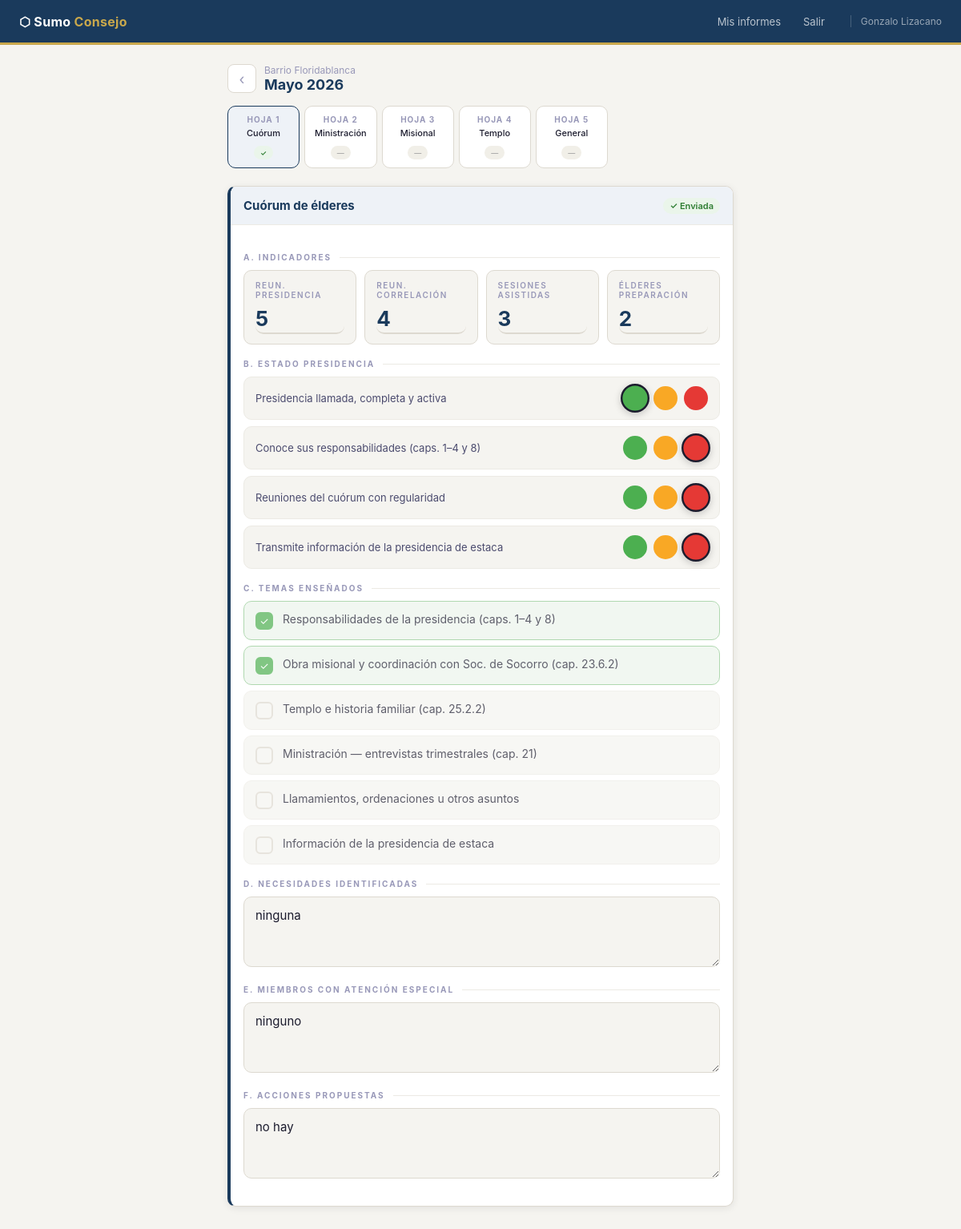
/informe/2026/5 (signed in), run on the app's committed database.
### tables this page shows
CREATE TABLE unidad (
            id INTEGER PRIMARY KEY AUTOINCREMENT,
            nombre TEXT NOT NULL,
            tipo TEXT DEFAULT 'barrio',
            activo INTEGER DEFAULT 1
        );

CREATE TABLE hoja_cuorum (
            id INTEGER PRIMARY KEY AUTOINCREMENT,
            informe_id INTEGER UNIQUE NOT NULL,
            estado TEXT DEFAULT 'borrador',
            fecha_envio TEXT,
            reuniones_presidencia INTEGER DEFAULT 0,
            reuniones_correlacion INTEGER DEFAULT 0,
            sesiones_asistidas INTEGER DEFAULT 0,
            elderes_preparacion INTEGER DEFAULT 0,
            est_presidencia_completa TEXT DEFAULT 'proceso',
            est_conoce_responsabilidades TEXT DEFAULT 'proceso',
            est_reuniones_regulares TEXT DEFAULT 'proceso',
            est_transmite_informacion TEXT DEFAULT 'proceso',
            temas_ensenados TEXT DEFAULT '[]',
            necesidades TEXT,
            miembros_atencion TEXT,
            acciones_propuestas TEXT, observacion_presidencia TEXT, aprobado_por TEXT, fecha_aprobacion TEXT,
            FOREIGN KEY(informe_id) REFERENCES informe(id)
        );

### app/app.py (the view)
@app.route('/informe/<int:anio>/<int:mes>')
@login_required
def ver_informe(anio, mes):
    asig = get_asignacion(session['user_id'])
    if not asig:
        flash('No tienes una unidad asignada.', 'error')
        return redirect(url_for('dashboard'))
    inf   = get_or_create_informe(asig['id'], anio, mes)
    hojas = get_todas_hojas(inf['id'])
    return render_template('informe.html', inf=inf, asig=asig, hojas=hojas,
                           anio=anio, mes=mes, meses=MESES, hojas_info=HOJAS_INFO)

### app/app.py (called while the page is built)
@app.context_processor
def inject_globals():
    return {'now': datetime.now(), 'meses': MESES}

def get_db():
    conn = sqlite3.connect(DB_PATH)
    conn.row_factory = sqlite3.Row
    conn.execute("PRAGMA journal_mode=WAL")
    return conn

def login_required(f):
    @wraps(f)
    def decorated(*args, **kwargs):
        if 'user_id' not in session:
            return redirect(url_for('login'))
        return f(*args, **kwargs)
    return decorated

def get_asignacion(usuario_id):
    with get_db() as db:
        return db.execute("""
            SELECT a.*, u.nombre as unidad_nombre
            FROM asignacion_asesor a JOIN unidad u ON u.id=a.unidad_id
            WHERE a.usuario_id=? AND a.fecha_fin IS NULL
        """, (usuario_id,)).fetchone()

def get_or_create_informe(asignacion_id, anio, mes):
    with get_db() as db:
        inf = db.execute("SELECT * FROM informe WHERE asignacion_id=? AND periodo_anio=? AND periodo_mes=?",
            (asignacion_id, anio, mes)).fetchone()
        if not inf:
            db.execute("INSERT INTO informe (asignacion_id, periodo_anio, periodo_mes) VALUES (?,?,?)",
                (asignacion_id, anio, mes))
            db.commit()
            inf = db.execute("SELECT * FROM informe WHERE asignacion_id=? AND periodo_anio=? AND periodo_mes=?",
                (asignacion_id, anio, mes)).fetchone()
        return inf

def get_hoja(tabla, informe_id):
    with get_db() as db:
        return db.execute(f"SELECT * FROM {tabla} WHERE informe_id=?", (informe_id,)).fetchone()

def get_todas_hojas(informe_id):
    return {
        'cuorum':       get_hoja('hoja_cuorum',       informe_id),
        'ministracion': get_hoja('hoja_ministracion',  informe_id),
        'misional':     get_hoja('hoja_misional',      informe_id),
        'templo':       get_hoja('hoja_templo',        informe_id),
        'general':      get_hoja('hoja_general',       informe_id),
    }

### app/templates/informe.html (shortened to what this page needs)
{% extends "base.html" %}
{% block content %}
<div style="display:flex;align-items:center;gap:10px;margin-bottom:16px">
  <a href="{{ url_for('dashboard') }}" style="width:36px;height:36px;border-radius:8px;background:var(--white);border:1px solid var(--border);display:flex;align-items:center;justify-content:center;color:var(--text-muted);font-size:18px;flex-shrink:0;text-decoration:none">‹</a>
  <div>
    <div style="font-size:12px;color:var(--text-muted)">{{ asig.unidad_nombre }}</div>
    <div style="font-size:18px;font-weight:700;color:var(--navy)">{{ meses[mes] }} {{ anio }}</div>
  </div>
</div>
{% set hojas_list = [
  ('cuorum',       hojas.cuorum,       'navy',   '1', 'Cuórum'),
  ('ministracion', hojas.ministracion, 'olive',  '2', 'Ministración'),
  ('misional',     hojas.misional,     'rust',   '3', 'Misional'),
  ('templo',       hojas.templo,       'amber',  '4', 'Templo'),
  ('general',      hojas.general,      'purple', '5', 'General'),
] %}
<div class="hojas-strip">
  {% for key, hoja, color, num, nombre in hojas_list %}
  <div class="hoja-pill {% if loop.first %}active{% endif %}" data-key="{{ key }}" onclick="showHoja('{{ key }}')">
    <div class="pill-num">Hoja {{ num }}</div>
    <div class="pill-name">{{ nombre }}</div>
    <div class="pill-badge">
      {% if not hoja %}<span class="badge badge-none" style="font-size:9px">—</span>
      {% elif hoja.estado == 'aprobado' %}<span class="badge" style="background:#EAF5EA;color:#2E7D32;font-size:9px">✅</span>
      {% elif hoja.estado == 'devuelto' %}<span class="badge" style="background:#FFF8E1;color:#E65100;font-size:9px">↩</span>
      {% elif hoja.estado == 'enviado' %}<span class="badge badge-ok" style="font-size:9px">✓</span>
      {% elif hoja.estado == 'revisado' %}<span class="badge badge-rev" style="font-size:9px">Rev</span>
      {% else %}<span class="badge badge-draft" style="font-size:9px">Bor</span>{% endif %}
    </div>
  </div>
  {% endfor %}
</div>
{% macro sema(name, label, val, ro) %}
<div class="sema-row">
  <span class="sema-label">{{ label }}</span>
  <div class="sema-btns">
    <button type="button" class="sema-btn {% if val=='bien' %}selected{% endif %}" data-v="bien" onclick="selectSema(this,'{{name}}')" {% if ro %}disabled{% endif %}></button>
    <button type="button" class="sema-btn {% if val=='proceso' %}selected{% endif %}" data-v="proceso" onclick="selectSema(this,'{{name}}')" {% if ro %}disabled{% endif %}></button>
    <button type="button" class="sema-btn {% if val=='atencion' %}selected{% endif %}" data-v="atencion" onclick="selectSema(this,'{{name}}')" {% if ro %}disabled{% endif %}></button>
  </div>
</div>
{% endmacro %}
{% macro check(name, val, txt, checked, ro) %}
<label class="check-item {% if checked %}checked{% endif %}" onclick="toggleCheck(this)" {% if ro %}style="pointer-events:none;opacity:.7"{% endif %}>
  <div class="cbox">✓</div><span class="check-text">{{ txt }}</span>
</label>
{% endmacro %}
<div id="hoja-cuorum" class="hoja-pane active-pane">
{% set h = hojas.cuorum %}{% set ro = h and h.estado in ['revisado','aprobado','enviado'] %}
<div class="card accent-navy">
  <div class="card-header" style="background:var(--navy-lt)">
    <strong style="color:var(--navy)">Cuórum de élderes</strong>
    <span style="margin-left:auto">
      {% if h and h.estado=='enviado' %}<span class="badge badge-ok">✓ Enviada</span>
      {% elif h and h.estado=='revisado' %}<span class="badge badge-rev">Revisada</span>
      {% elif h %}<span class="badge badge-draft">Borrador</span>
      {% else %}<span class="badge badge-none">Sin iniciar</span>{% endif %}
    </span>
  </div>
  <div class="card-body">
  <form method="POST" action="{{ url_for('guardar_hoja', anio=anio, mes=mes, hoja_key='cuorum') }}">
    <div class="div-label">A. Indicadores</div>
    <div class="metrics">
      <div class="metric"><label>Reun. presidencia</label><input type="number" name="reuniones_presidencia" min="0" value="{{ h.reuniones_presidencia if h else 0 }}" {% if ro %}disabled{% endif %} inputmode="numeric"></div>
      <div class="metric"><label>Reun. correlación</label><input type="number" name="reuniones_correlacion" min="0" value="{{ h.reuniones_correlacion if h else 0 }}" {% if ro %}disabled{% endif %} inputmode="numeric"></div>
      <div class="metric"><label>Sesiones asistidas</label><input type="number" name="sesiones_asistidas" min="0" value="{{ h.sesiones_asistidas if h else 0 }}" {% if ro %}disabled{% endif %} inputmode="numeric"></div>
      <div class="metric"><label>Élderes preparación</label><input type="number" name="elderes_preparacion" min="0" value="{{ h.elderes_preparacion if h else 0 }}" {% if ro %}disabled{% endif %} inputmode="numeric"></div>
    </div>
    <div class="div-label">B. Estado presidencia</div>
    {{ sema('est_presidencia_completa','Presidencia llamada, completa y activa', h.est_presidencia_completa if h else 'proceso', ro) }}
    {{ sema('est_conoce_responsabilidades','Conoce sus responsabilidades (caps. 1–4 y 8)', h.est_conoce_responsabilidades if h else 'proceso', ro) }}
    {{ sema('est_reuniones_regulares','Reuniones del cuórum con regularidad', h.est_reuniones_regulares if h else 'proceso', ro) }}
    {{ sema('est_transmite_informacion','Transmite información de la presidencia de estaca', h.est_transmite_informacion if h else 'proceso', ro) }}
    <div class="div-label">C. Temas enseñados</div>
    {% set temas = (h.temas_ensenados | from_json) if h else [] %}
    {{ check('temas_ensenados','resp_presidencia','Responsabilidades de la presidencia (caps. 1–4 y 8)','resp_presidencia' in temas, ro) }}
    {{ check('temas_ensenados','obra_misional','Obra misional y coordinación con Soc. de Socorro (cap. 23.6.2)','obra_misional' in temas, ro) }}
    {{ check('temas_ensenados','templo_hf','Templo e historia familiar (cap. 25.2.2)','templo_hf' in temas, ro) }}
    {{ check('temas_ensenados','ministracion','Ministración — entrevistas trimestrales (cap. 21)','ministracion' in temas, ro) }}
    {{ check('temas_ensenados','llamamientos','Llamamientos, ordenaciones u otros asuntos','llamamientos' in temas, ro) }}
    {{ check('temas_ensenados','info_presidencia','Información de la presidencia de estaca','info_presidencia' in temas, ro) }}
    <div class="div-label">D. Necesidades identificadas</div>
    <div class="form-group"><textarea name="necesidades" placeholder="Describe las necesidades de la presidencia del cuórum…" {% if ro %}readonly{% endif %}>{{ h.necesidades if h else '' }}</textarea></div>
    <div class="div-label">E. Miembros con atención especial</div>
    <div class="form-group"><textarea name="miembros_atencion" placeholder="Miembros del cuórum que requieren atención especial…" {% if ro %}readonly{% endif %}>{{ h.miembros_atencion if h else '' }}</textarea></div>
    <div class="div-label">F. Acciones propuestas</div>
    <div class="form-group"><textarea name="acciones_propuestas" placeholder="Plan de acción para el siguiente período…" {% if ro %}readonly{% endif %}>{{ h.acciones_propuestas if h else '' }}</textarea></div>
  </form>
  </div>
</div>
</div>
{% set h = hojas.ministracion %}{% set ro = h and h.estado in ['revisado','aprobado','enviado'] %}
    {% set acts = (h.actividades | from_json) if h else [] %}
{% set h = hojas.misional %}{% set ro = h and h.estado in ['revisado','aprobado','enviado'] %}
    {% set acts = (h.actividades | from_json) if h else [] %}
{% set h = hojas.templo %}{% set ro = h and h.estado in ['revisado','aprobado','enviado'] %}
    {% set acts = (h.actividades | from_json) if h else [] %}
{% set h = hojas.general %}{% set ro = h and h.estado in ['revisado','aprobado','enviado'] %}
    {% set acts = (h.actividades_obispado | from_json) if h else [] %}
{% endblock %}

### app/templates/informe.html (style rules this page uses)
.hoja-pane { display:none }
.hoja-pane.active-pane { display:block }

### data on the page
unidad: unidad_nombre "Barrio Floridablanca"
hoja_cuorum: informe "1", nombre "Cuórum", reuniones_presidencia "5", reuniones_correlacion "4", sesiones_asistidas "3", elderes_preparacion "2", necesidades "ninguna", miembros_atencion "ninguno", acciones_propuestas "no hay"

### other printed values
{{ session.nombre }} "Gonzalo Lizacano"
{{ num }} "2" "3" "4" "5"
{{ nombre }} "Ministración" "Misional" "Templo" "General"
{{ label }} "Presidencia llamada, completa y activa Conoce sus responsabilidades (caps. 1–4 y 8) Reuniones del cuórum con regularidad Transmite información de la presidencia de estaca"
